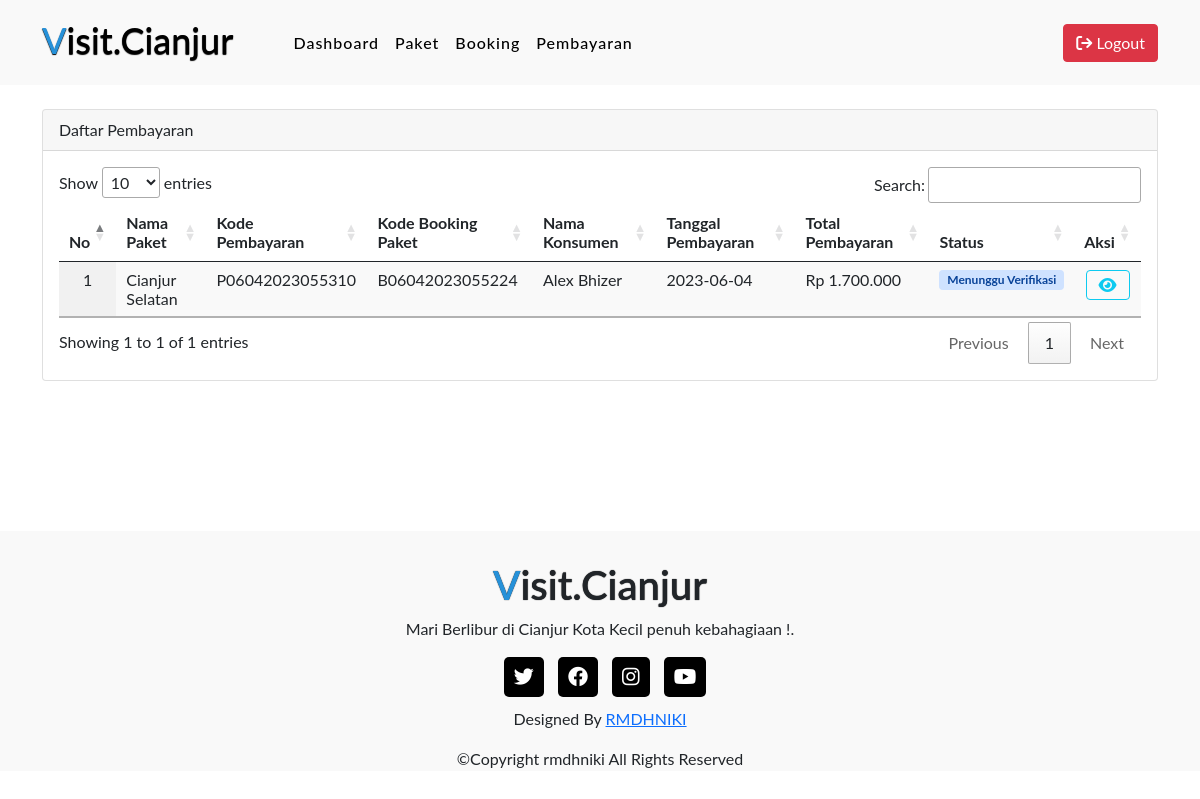
The page /admin/payments/index.php (signed in) on the database its author committed.
### tables this page shows
CREATE TABLE `payments` (
  `id` int(11) NOT NULL,
  `booking_id` int(11) DEFAULT NULL,
  `code` varchar(191) NOT NULL,
  `proof_payment` text,
  `payment_date` date DEFAULT NULL,
  `status` int(11) DEFAULT NULL COMMENT '0=pending, 1=diterima, 2=ditolak'
);

CREATE TABLE `packages` (
  `id` int(11) NOT NULL,
  `name` varchar(191) NOT NULL,
  `description` longtext,
  `image` text NOT NULL,
  `price` varchar(191) NOT NULL,
  `rating` int(5) NOT NULL
);

CREATE TABLE `bookings` (
  `id` int(11) NOT NULL,
  `user_id` int(11) NOT NULL,
  `package_id` int(11) NOT NULL,
  `code` varchar(191) NOT NULL,
  `check_in_date` date NOT NULL,
  `check_out_date` date NOT NULL,
  `quantity` int(11) NOT NULL,
  `total_price` varchar(191) NOT NULL,
  `status` int(11) NOT NULL COMMENT '0=pending, 1=proses, 2=sukses, 3=gagal'
);

CREATE TABLE `users` (
  `id` int(11) NOT NULL,
  `username` varchar(50) NOT NULL,
  `full_name` varchar(191) NOT NULL,
  `phone_number` varchar(15) DEFAULT NULL,
  `address` text,
  `password` varchar(191) NOT NULL,
  `level` enum('Admin','Pengguna') NOT NULL
);

### admin/payments/index.php (called while the page is built, shortened)
<?php
require('../../function.php');
$payments = getPaymentAdmin();
require '../../views/partials/header.php';
require '../../views/partials/navbar.php';
require '../../views/admin/payments/index.view.php';
require '../../views/partials/footer.php';

### function.php (called while the page is built, shortened)
<?php
function connectDB() {
    $host     = "localhost";
    $username = "root";
    $password = "";
    $database = "223040046_tubes";
    $conn = mysqli_connect($host, $username, $password, $database);
    return $conn;
}
function getPaymentAdmin() {
    $conn = connectDB();
    $waitingVerification = '<span class="badge alert-primary">Menunggu Verifikasi</span>';
    $success = '<span class="badge alert-success">Berhasil</span>';
    $rejected = '<span class="badge alert-danger">Ditolak</span>';
    $sql = "SELECT
        payments.*,
        CASE
            WHEN payments.status = 0 THEN '$waitingVerification'
            WHEN payments.status = 1 THEN '$success'
            WHEN payments.status = 2 THEN '$rejected'
        END AS payment_status,
        total_price,
        packages.name as package_name,
        users.full_name as customer_name,
        bookings.code as booking_code
    FROM payments
    LEFT JOIN bookings ON payments.booking_id = bookings.id
    LEFT JOIN packages ON bookings.package_id = packages.id
    LEFT JOIN users ON bookings.user_id = users.id";
    $result = $conn->query($sql);
    if ($result && $result->num_rows > 0) {
      $records = $result->fetch_all(MYSQLI_ASSOC);
      return $records;
    } else {
      return array();
    }
}
function formatRupiah($angka) {
    $rupiah = number_format($angka, 0, ',', '.');
    return 'Rp ' . $rupiah;
}

### views/admin/payments/index.view.php (the view)
<section>
    <div class="container mt-4">
        <div class="row justify-content-center">
            <div class="col-md-12">
                <div class="card">
                    <div class="card-header">
                        <div class="row">
                            <div class="col-6">Daftar Pembayaran</div>
                        </div>
                    </div>
                    <div class="card-body">
                        <table class="table display myDataTable" style="width:100%">
                            <thead>
                                <tr>
                                    <th width="5" class="text-right">No</th>
                                    <th>Nama Paket</th>
                                    <th>Kode Pembayaran</th>
                                    <th>Kode Booking Paket</th>
                                    <th>Nama Konsumen</th>
                                    <th>Tanggal Pembayaran</th>
                                    <th>Total Pembayaran</th>
                                    <th>Status</th>
                                    <th>Aksi</th>
                                </tr>
                            </thead>
                            <tbody>
                                <?php foreach($payments as $key => $payment): ?>
                                <tr>
                                    <td class="text-center"><?= $key+1 ?></td>
                                    <td><?= $payment['package_name'] ?></td>
                                    <td><?= $payment['code'] ?></td>
                                    <td><?= $payment['booking_code'] ?></td>
                                    <td><?= $payment['customer_name'] ?></td>
                                    <td><?= $payment['payment_date'] ?></td>
                                    <td><?= formatRupiah($payment['total_price']) ?></td>
                                    <th><?= $payment['payment_status'] ?></th>
                                    <td class="text-center">
                                        <a class="btn btn-outline-info" href="detail.php?id=<?= $payment['id'] ?>"><i class="fa fa-eye"></i></a>
                                    </td>
                                </tr>
                                <?php endforeach; ?>
                            </tbody>
                        </table>
                    </div>
                </div>
            </div>
        </div>
    </div>
</section>

### css/style.css (style rules this page uses)
* { margin: 0; padding: 0; box-sizing: border-box; text-decoration: none; list-style: none; scroll-behavior: smooth; font-family: "Lato", sans-serif; }

### rows shown on the page
payments: packages.name "Cianjur Selatan", code "P06042023055310", booking.code "B06042023055224", users.full_name "Alex Bhizer", payment_date "2023-06-04", booking.total_price "Rp 1.700.000", payment_status "Menunggu Verifikasi"
